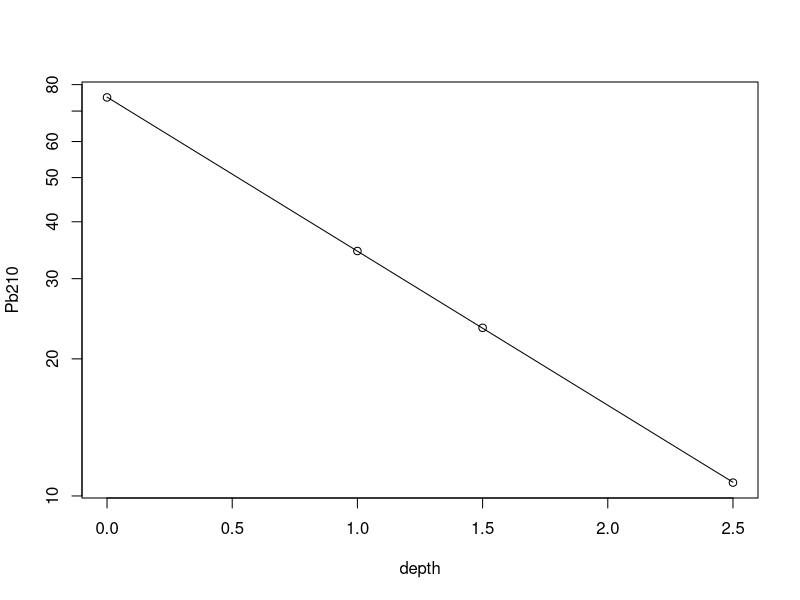

This chart was generated by the following R code:
## ---- chunk 1
knitr::opts_chunk$set(echo=TRUE, include=TRUE)
set.seed(1)
## ---- chunk 2
   depth <- c(0,1,1.5,2.5)
   l210 <- log(2)/22.3 # yr-1
   Pb210i <- 75
   rate <- 4e-2 # m/yr
   Pb210 <- Pb210i*exp(-l210*depth/rate)
   tabPb210 <- rbind(depth,signif(Pb210,3))
   rownames(tabPb210) <- c("depth (m)","^210^Pb (dph/kg)")
   colnames(tabPb210) <- 1:length(depth)
## ---- chunk 3
   knitr::kable(tabPb210)
## ---- chunk 4
   depth <- tabPb210[1,]
   Pb210 <- tabPb210[2,]
   fit <- lm(log(Pb210) ~ depth)
   l210 <- log(2)/22.3
   r <- -l210/fit$coefficients[2]
   message("The accumulation rate is ",signif(100*r,3),'cm/yr')
   message("In 5000 years, there will be ",
           signif(5000*r/5,3),
           "m of ice accumulation")
   Pb210atoms <- Pb210[1]*24*365.25/l210 
   message("1 kg of modern ice contains ",
           round(Pb210atoms/1e6),
	   " million atoms of 210Pb")
   plot(depth,Pb210,type='p',log='y')
   lines(depth,exp(fit$fitted.values))
